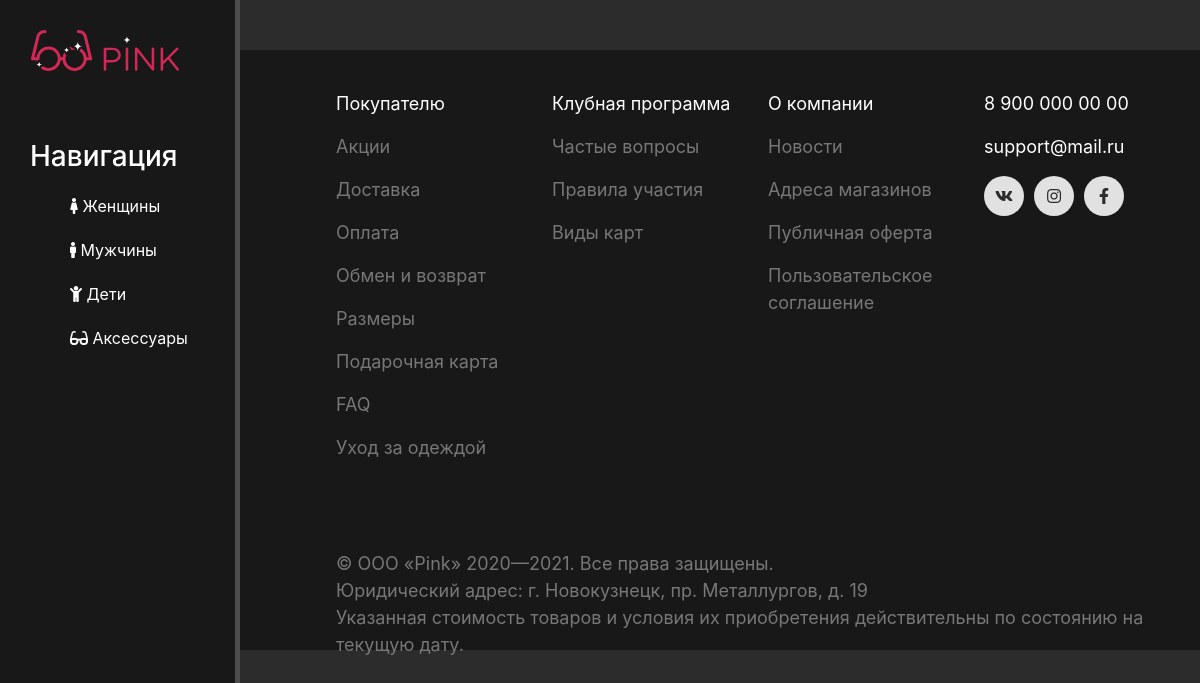
The page /children on the database as committed earlier.
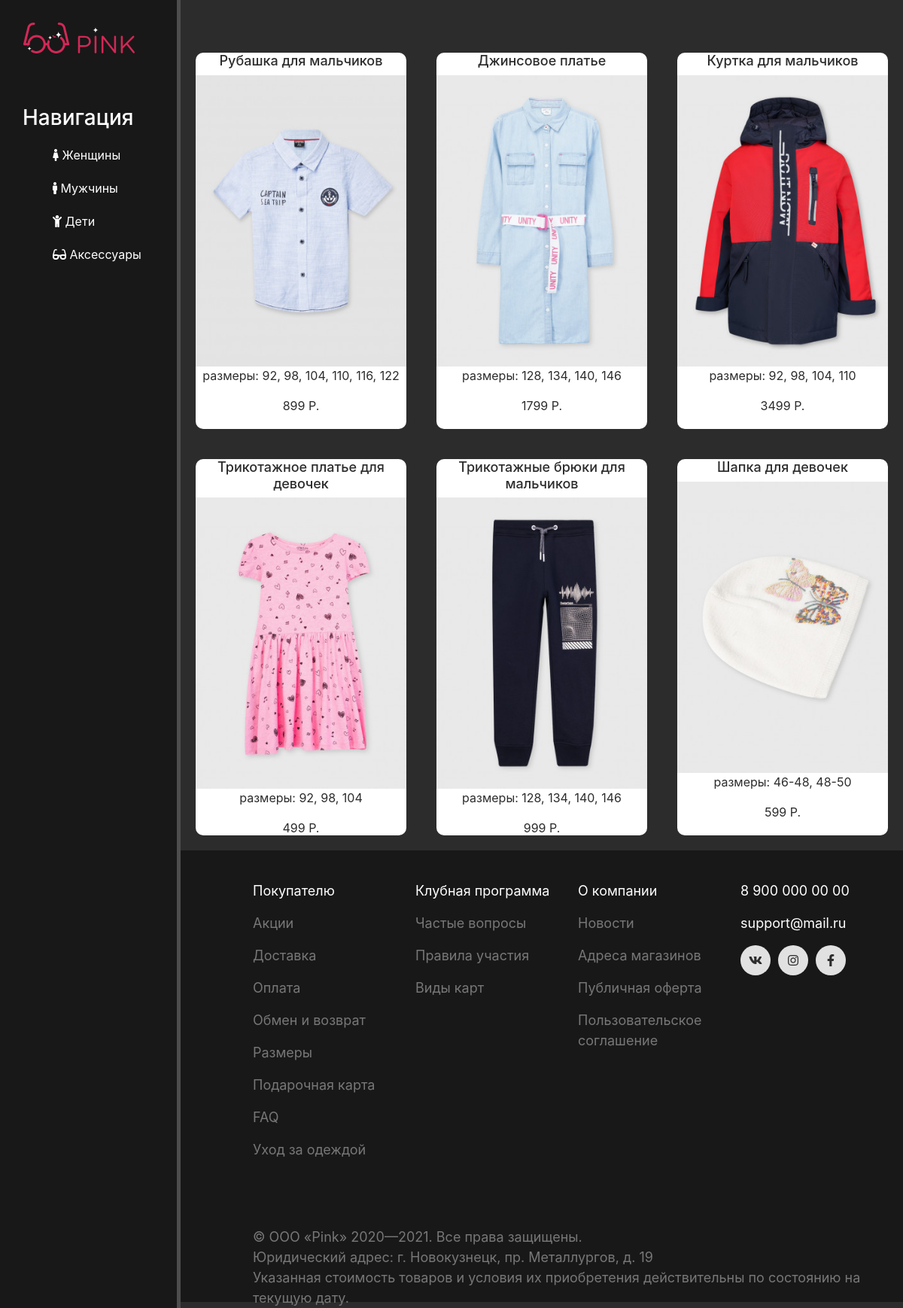
The same page on the database as committed later.
### main/models.py (models this page shows, shortened)
class children_clothes(models.Model):
    title = models.CharField('Название',max_length=50)
    description = models.TextField('Описание',max_length=1000)
    make = models.CharField('Изготовитель',max_length=50)
    priсe = models.CharField('Цена',max_length=50)
    composition = models.CharField('Состав',max_length=150)
    size = models.CharField('Размеры',max_length=50)
    color = models.CharField('Цвет',max_length=50)
    image = models.ImageField('Изображение')
    availability = models.CharField('Наличие',max_length=50,default='')
    delivery = models.CharField('Доставка',max_length=50,default='')
    class Meta:
        verbose_name = 'Детская одежда'
        verbose_name_plural = 'Детская одежда'

### main/views.py (the view)
# urls.py: path('children', views.children, name='children'),
def children(request):
    children = children_clothes.objects.all()
    return render(request, 'main/children.html', {'children': children})

### main/templates/main/children.html (shortened to what this page needs)
{% extends 'main/layout.html' %}
{% block content %}
<div class="features">
    {% for el in children %}
    <a href="{% url 'new-page' el.id %}">
        <div class="box">
            <h2>{{ el.title }}</h2>
            <img style="width: 100%;" src="{{ el.image }}" alt="">
            <p>размеры: {{ el.size }}</p>
            <p>{{ el.priсe }} Р.</p>
        </div>
    </a>
    {% endfor %}
</div>
{% endblock %}

Rows that differ between the two databases and show on the page:
added children_clothes: title "Рубашка для мальчиков", image (picture), size "92, 98, 104, 110, 116, 122", priсe "899"
added children_clothes: title "Джинсовое платье", image (picture), size "128, 134, 140, 146", priсe "1799"
added children_clothes: title "Куртка для мальчиков", image (picture), size "92, 98, 104, 110", priсe "3499"
added children_clothes: title "Трикотажное платье для девочек", image (picture), size "92, 98, 104", priсe "499"
added children_clothes: title "Трикотажные брюки для мальчиков", image (picture), size "128, 134, 140, 146", priсe "999"
added children_clothes: title "Шапка для девочек", image (picture), size "46-48, 48-50", priсe "599"
